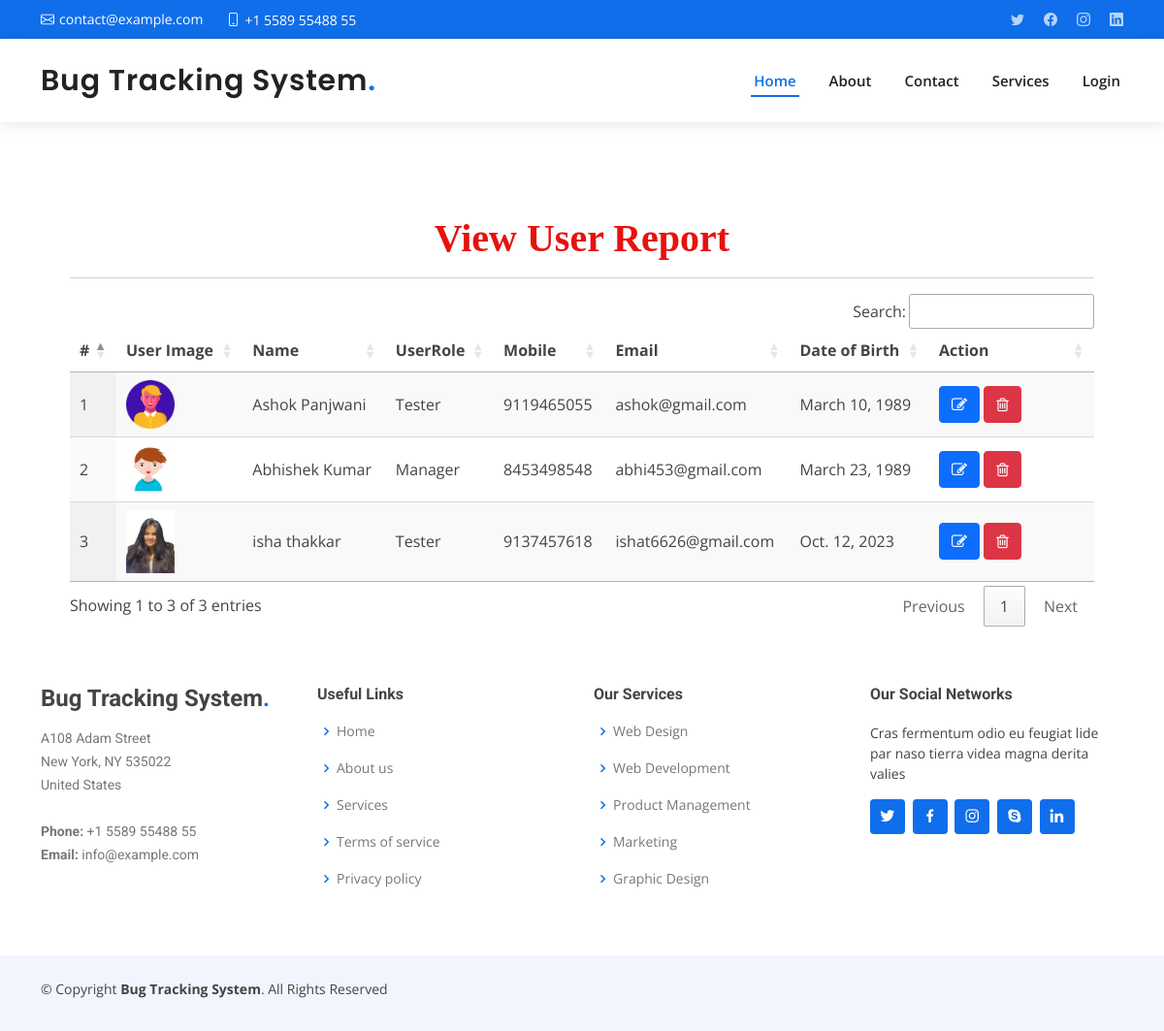
Screenshot of /user-report with the database file from the repository.
### bugapp/models.py (models this page shows, shortened)
class UserProfile(models.Model):
    user = models.ForeignKey(User, on_delete=models.CASCADE, null=True, blank=True)
    userrole = models.IntegerField(choices=USERROLE, null=True, blank=True, default=0)
    contact = models.CharField(max_length=100, null=True, blank=True)
    department = models.CharField(max_length=100, null=True, blank=True)
    address = models.CharField(max_length=100, null=True, blank=True)
    gender = models.CharField(max_length=100, null=True, blank=True)
    dob = models.DateField(null=True, blank=True)
    file = models.FileField(null=True, blank=True)

### bugapp/views.py (the view)
# urls.py: path('user-report', user_report, name='user_report'),
def user_report(request):
    user = UserProfile.objects.all()
    return render(request, 'user_report.html', {'user': user})

### bugapp/templates/user_report.html (shortened to what this page needs)
{% extends 'index.html' %}
{% load static %}
{% block body %}
  <link rel='stylesheet' type='text/css' href="https://cdn.datatables.net/1.10.21/css/jquery.dataTables.min.css">
  <link rel='stylesheet' type='text/css' href="https://cdn.datatables.net/buttons/1.6.2/css/buttons.dataTables.min.css">
<div class="container-fluid" style="width:90%;margin-top:8%">
                    <div class="container-fluid">
                        <h1 align="center" style="font-weight:bold;font-family : 'Monotype Corsiva' ; color : #E6120E ;margin-top:4%">View User Report</h1>
                         </div><hr>
                                <table id="example" class="display" style="width:100%">
                                  <thead>
                                    <tr>
                                      <th>#</th>
                                      <th>User Image</th>
                                      <th>Name</th>
                                      <th>UserRole</th>
                                      <th>Mobile</th>
                                      <th>Email</th>
                                      <th>Date of Birth</th>
                                      <th>Action</th>
                                  </tr>
                              </thead>
                              <tbody>
                              {% for i in user %}
                                <tr>
                                  <td>{{forloop.counter}}</td>
                                  <td>
                                      {% if i.file %}
                                        <img src="{{i.file.url}}" style="width:50px">
                                      {% endif %}
                                  </td>
                                  <td>{{i.user.first_name}} {{i.user.last_name}}</td>
                                  <td>{{i.get_userrole_display}}</td>
                                  <td>{{i.contact}}</td>
                                  <td>{{i.user.email}}</td>
                                  <td>{{i.dob}}</td>
                                  <td style="width:150px">
                                      <a href="/edit-user/{{i.id}}"><button class="btn btn-primary"><i class="fa fa-edit"></i></button></a>
                                      <a href="/delete-user/{{i.id}}"><button class="btn btn-danger" onclick="return confirm('Are you sure?')"><i class="fa fa-trash-o"></i></button></a>
                                  </td>
                              </tr>
                              {% endfor %}
                          </tbody>
                      </table>
                  </div>
{% endblock %}

### bugapp/templates/index.html (shortened to what this page needs)
<!DOCTYPE html>
<html lang="en">
{% load static %}
<head>
  <link href="{% static 'assets/vendor/aos/aos.css' %}" rel="stylesheet">
  <link href="{% static 'assets/vendor/bootstrap/css/bootstrap.min.css' %}" rel="stylesheet">
  <link href="{% static 'assets/vendor/bootstrap-icons/bootstrap-icons.css' %}" rel="stylesheet">
  <link href="{% static 'assets/vendor/boxicons/css/boxicons.min.css' %}" rel="stylesheet">
  <link href="{% static 'assets/vendor/glightbox/css/glightbox.min.css' %}" rel="stylesheet">
  <link href="{% static 'assets/vendor/swiper/swiper-bundle.min.css' %}" rel="stylesheet">
  <link href="{% static 'assets/css/style.css' %}" rel="stylesheet">
<link rel="stylesheet" href="https://cdnjs.cloudflare.com/ajax/libs/font-awesome/4.7.0/css/font-awesome.min.css">
</head>
<body>
  <section id="topbar" class="d-flex align-items-center">
    <div class="container d-flex justify-content-center justify-content-md-between">
      <div class="contact-info d-flex align-items-center">
        <i class="bi bi-envelope d-flex align-items-center"><a href="mailto:contact@example.com">contact@example.com</a></i>
        <i class="bi bi-phone d-flex align-items-center ms-4"><span>+1 5589 55488 55</span></i>
      </div>
      <div class="social-links d-none d-md-flex align-items-center">
        <a href="#" class="twitter"><i class="bi bi-twitter"></i></a>
        <a href="#" class="facebook"><i class="bi bi-facebook"></i></a>
        <a href="#" class="instagram"><i class="bi bi-instagram"></i></a>
        <a href="#" class="linkedin"><i class="bi bi-linkedin"></i></i></a>
      </div>
    </div>
  </section>
  <header id="header" class="d-flex align-items-center">
    <div class="container d-flex align-items-center justify-content-between">
      <h1 class="logo"><a href="#">Bug Tracking System<span>.</span></a></h1>
      <nav id="navbar" class="navbar">
        <ul>
          <li><a class="nav-link scrollto {% if request.path == '/login-user' %}{% else %}active{% endif %}" href="/#hero">Home</a></li>
          {% if request.user.userprofile_set.all.0.userrole == 2 %}
              <li><a class="nav-link scrollto" href="/#about">About</a></li>
              <li><a class="nav-link scrollto" href="/#about">Raise Bug</a></li>
              <li><a class="nav-link scrollto" href="/bug-report">Bug Report</a></li>
          <li class="dropdown"><a href="#"><span>My Account</span> <i class="bi bi-chevron-down"></i></a>
            <ul>
              <li><a href="/profile">My Profile</a></li>
              <li><a href="/change-password">Change Password</a></li>
            </ul>
          </li>
          <li><a class="nav-link scrollto {% if request.path == '/logout-user' %}active{% endif %}" href="/logout-user">Logout</a></li>
          {% else %}
          <li><a class="nav-link scrollto" href="/#about">About</a></li>
          <li><a class="nav-link scrollto" href="/#contact">Contact</a></li>
          <li><a class="nav-link scrollto" href="/#services">Services</a></li>
          <li><a class="nav-link scrollto {% if request.path == '/login-user' %}active{% endif %}" href="/login-user">Login</a></li>
          {% endif %}
        </ul>
      </nav>
    </div>
  </header>
  {% block body %}{% endblock %}
  <footer id="footer">
    <div class="footer-top">
      <div class="container">
        <div class="row">
          <div class="col-lg-3 col-md-6 footer-contact">
            <h3>Bug Tracking System<span>.</span></h3>
            <p>
              A108 Adam Street <br>
              New York, NY 535022<br>
              United States <br><br>
              <strong>Phone:</strong> +1 5589 55488 55<br>
              <strong>Email:</strong> info@example.com<br>
            </p>
          </div>
          <div class="col-lg-3 col-md-6 footer-links">
            <h4>Useful Links</h4>
            <ul>
              <li><i class="bx bx-chevron-right"></i> <a href="#">Home</a></li>
              <li><i class="bx bx-chevron-right"></i> <a href="#">About us</a></li>
              <li><i class="bx bx-chevron-right"></i> <a href="#">Services</a></li>
              <li><i class="bx bx-chevron-right"></i> <a href="#">Terms of service</a></li>
              <li><i class="bx bx-chevron-right"></i> <a href="#">Privacy policy</a></li>
            </ul>
          </div>
          <div class="col-lg-3 col-md-6 footer-links">
            <h4>Our Services</h4>
            <ul>
              <li><i class="bx bx-chevron-right"></i> <a href="#">Web Design</a></li>
              <li><i class="bx bx-chevron-right"></i> <a href="#">Web Development</a></li>
              <li><i class="bx bx-chevron-right"></i> <a href="#">Product Management</a></li>
              <li><i class="bx bx-chevron-right"></i> <a href="#">Marketing</a></li>
              <li><i class="bx bx-chevron-right"></i> <a href="#">Graphic Design</a></li>
            </ul>
          </div>
          <div class="col-lg-3 col-md-6 footer-links">
            <h4>Our Social Networks</h4>
            <p>Cras fermentum odio eu feugiat lide par naso tierra videa magna derita valies</p>
            <div class="social-links mt-3">
              <a href="#" class="twitter"><i class="bx bxl-twitter"></i></a>
              <a href="#" class="facebook"><i class="bx bxl-facebook"></i></a>
              <a href="#" class="instagram"><i class="bx bxl-instagram"></i></a>
              <a href="#" class="google-plus"><i class="bx bxl-skype"></i></a>
              <a href="#" class="linkedin"><i class="bx bxl-linkedin"></i></a>
            </div>
          </div>
        </div>
      </div>
    </div>
    <div class="container py-4">
      <div class="copyright">
        &copy; Copyright <strong><span>Bug Tracking System</span></strong>. All Rights Reserved
      </div>
    </div>
  </footer>
</body>
</html>

### bugapp/static/assets/css/style.css (style rules this page uses)
body { font-family: "Open Sans", sans-serif; color: #444444; }
a { color: #106eea; text-decoration: none; }
h1, h2, h3, h4, h5, h6 { font-family: "Roboto", sans-serif; }
#topbar { background: #106eea; height: 40px; font-size: 14px; transition: all 0.5s; color: #fff; padding: 0; }
#topbar .contact-info i { font-style: normal; color: #fff; }
#topbar .contact-info i a, #topbar .contact-info i span { padding-left: 5px; color: #fff; }
#topbar .contact-info i a { line-height: 0; transition: 0.3s; transition: 0.3s; }
#topbar .social-links a { color: rgba(255, 255, 255, 0.7); line-height: 0; transition: 0.3s; margin-left: 20px; }
#header { background: #fff; transition: all 0.5s; z-index: 997; height: 86px; box-shadow: 0px 2px 15px rgba(0, 0, 0, 0.1); }
#header .logo { font-size: 30px; margin: 0; padding: 0; line-height: 1; font-weight: 600; letter-spacing: 0.8px; font-family: "Poppins", sans-serif; }
#header .logo a { color: #222222; }
#header .logo a span { color: #106eea; }
.navbar { padding: 0; }
.navbar ul { margin: 0; padding: 0; display: flex; list-style: none; align-items: center; }
.navbar li { position: relative; }
.navbar > ul > li { white-space: nowrap; padding: 10px 0 10px 28px; }
.navbar a, .navbar a:focus { display: flex; align-items: center; justify-content: space-between; padding: 0 3px; font-size: 15px; font-weight: 600; color: #222222; white-space: nowrap; transition: 0.3s; position: relative; }
.navbar > ul > li > a:before { content: ""; position: absolute; width: 100%; height: 2px; bottom: -6px; left: 0; background-color: #106eea; visibility: hidden; width: 0px; transition: all 0.3s ease-in-out 0s; }
.navbar a:hover:before, .navbar li:hover > a:before, .navbar .active:before { visibility: visible; width: 100%; }
.navbar a:hover, .navbar .active, .navbar .active:focus, .navbar li:hover > a { color: #106eea; }
section { padding: 60px 0; overflow: hidden; }
#footer { background: #fff; padding: 0 0 30px 0; color: #444444; font-size: 14px; background: #f1f6fe; }
#footer .footer-top { padding: 60px 0 30px 0; background: #fff; }
#footer .footer-top .footer-contact { margin-bottom: 30px; }
#footer .footer-top .footer-contact h3 { font-size: 24px; margin: 0 0 15px 0; padding: 2px 0 2px 0; line-height: 1; font-weight: 700; }
#footer .footer-top .footer-contact h3 span { color: #106eea; }
#footer .footer-top .footer-contact p { font-size: 14px; line-height: 24px; margin-bottom: 0; font-family: "Roboto", sans-serif; color: #777777; }
#footer .footer-top h4 { font-size: 16px; font-weight: bold; color: #444444; position: relative; padding-bottom: 12px; }
#footer .footer-top .footer-links { margin-bottom: 30px; }
#footer .footer-top .footer-links ul { list-style: none; padding: 0; margin: 0; }
#footer .footer-top .footer-links ul i { padding-right: 2px; color: #106eea; font-size: 18px; line-height: 1; }
#footer .footer-top .footer-links ul li { padding: 10px 0; display: flex; align-items: center; }
#footer .footer-top .footer-links ul li:first-child { padding-top: 0; }
#footer .footer-top .footer-links ul a { color: #777777; transition: 0.3s; display: inline-block; line-height: 1; }
#footer .footer-top .social-links a { font-size: 18px; display: inline-block; background: #106eea; color: #fff; line-height: 1; padding: 8px 0; margin-right: 4px; border-radius: 4px; text-align: center; width: 36px; height: 36px; transition: 0.3s; }
#footer .copyright { text-align: center; float: left; }

### rows the page displays
UserProfile: file (picture), user.first_name "Ashok", user.last_name "Panjwani", userrole "Tester", contact "9119465055", user.email "ashok@gmail.com", dob "March 10, 1989"
UserProfile: file (picture), user.first_name "Abhishek", user.last_name "Kumar", userrole "Manager", contact "8453498548", user.email "abhi453@gmail.com", dob "March 23, 1989"
UserProfile: file (picture), user.first_name "isha", user.last_name "thakkar", userrole "Tester", contact "9137457618", user.email "ishat6626@gmail.com", dob "Oct. 12, 2023"
